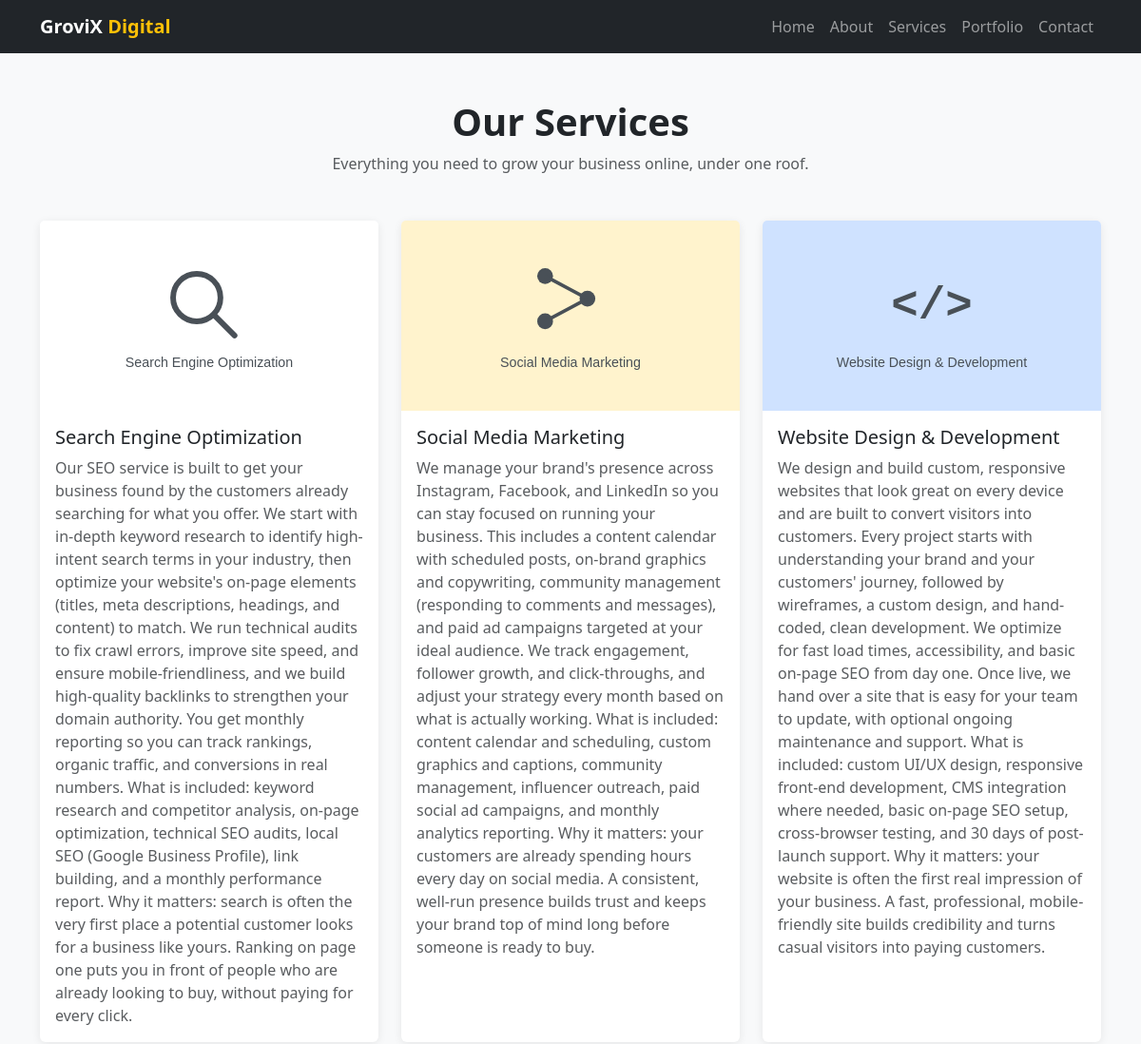
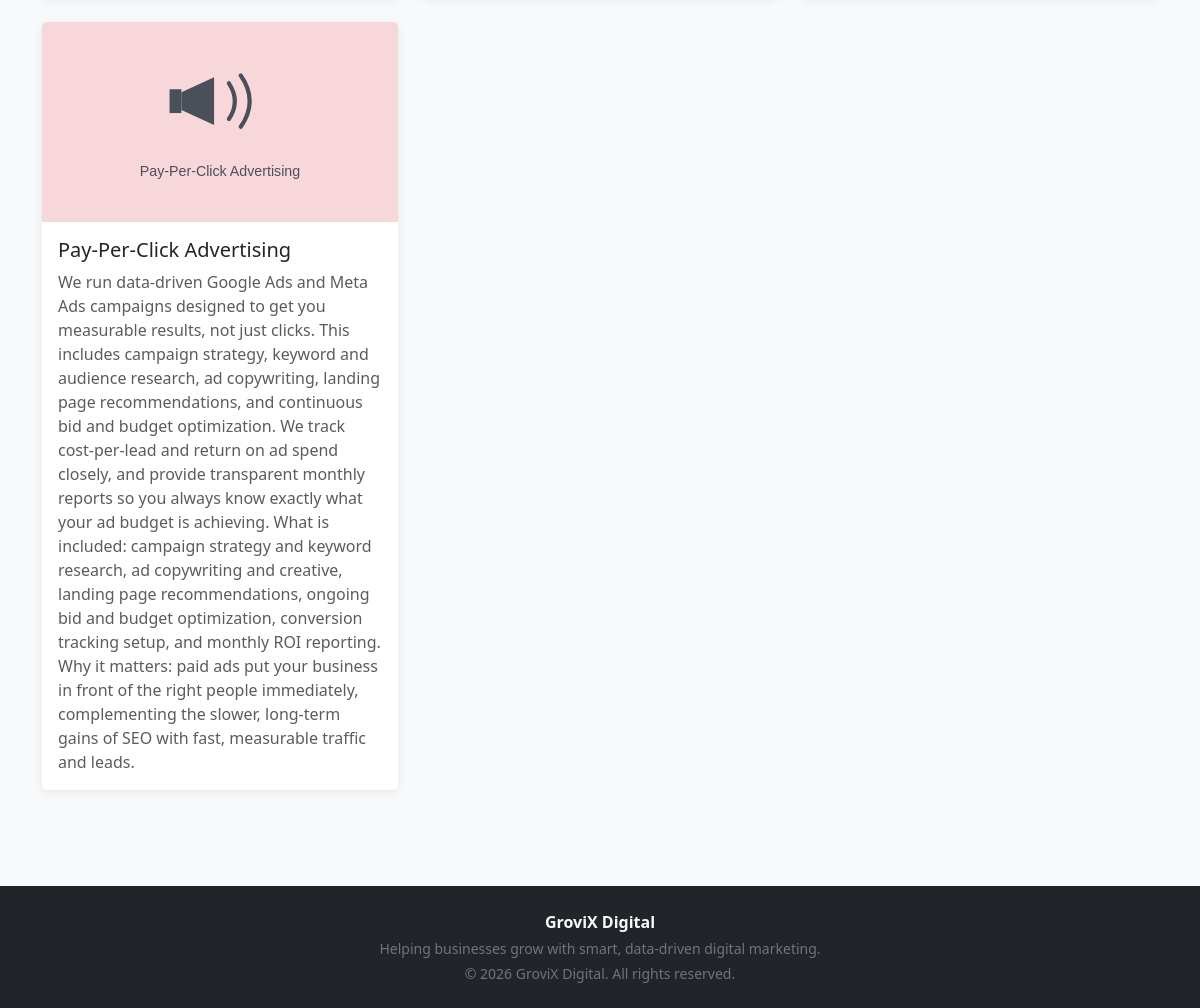
/services.php, run on the app's committed database (2 pictures, top to bottom).
### tables this page shows
CREATE TABLE services (
    id INT AUTO_INCREMENT PRIMARY KEY,
    title VARCHAR(150) NOT NULL,
    description TEXT NOT NULL,
    image VARCHAR(255) DEFAULT NULL,
    meta_title VARCHAR(160) DEFAULT NULL,
    meta_description VARCHAR(300) DEFAULT NULL,
    created_at TIMESTAMP DEFAULT CURRENT_TIMESTAMP
);

### includes/functions.php (called while the page is built, shortened)
<?php
function clean_input($value) {
    return htmlspecialchars(trim($value ?? ''), ENT_QUOTES, 'UTF-8');
}
function service_image_url($filename, $title = '') {
    $title = strtolower($title);
    if (str_contains($title, 'seo') || str_contains($title, 'search engine')) {
        return BASE_URL . '/assets/img/placeholder-seo.svg';
    }
    if (str_contains($title, 'social media') || str_contains($title, 'smm')) {
        return BASE_URL . '/assets/img/placeholder-smm.svg';
    }
    if (str_contains($title, 'web design') || str_contains($title, 'web development') || str_contains($title, 'website')) {
        return BASE_URL . '/assets/img/placeholder-webdev.svg';
    }
    if (str_contains($title, 'pay-per-click') || str_contains($title, 'ppc') || str_contains($title, 'advertising')) {
        return BASE_URL . '/assets/img/placeholder-ppc.svg';
    }
    return BASE_URL . '/assets/img/placeholder.svg';
}

### public/services.php (the view, shortened to what this page needs)
<?php
require_once __DIR__ . '/../includes/db.php';
require_once __DIR__ . '/../includes/functions.php';
require_once __DIR__ . '/../includes/header.php';
$services = [];
$result = mysqli_query($conn, "SELECT id, title, description, image FROM services ORDER BY created_at DESC");
while ($row = mysqli_fetch_assoc($result)) {
    $services[] = $row;
}
?>
<section class="py-5">
  <div class="container">
    <div class="text-center mb-5">
      <h1 class="fw-bold">Our Services</h1>
      <p class="text-muted">Everything you need to grow your business online, under one roof.</p>
    </div>
    <div class="row g-4">
      <?php foreach ($services as $service): ?>
        <div class="col-md-6 col-lg-4">
          <a href="service_detail.php?id=<?= (int)$service['id'] ?>" class="text-decoration-none text-reset">
            <div class="card card-service h-100">
              <img src="<?= service_image_url($service['image'], $service['title']) ?>" class="card-img-top" alt="<?= clean_input($service['title']) ?>">
              <div class="card-body">
                <h5 class="card-title"><?= clean_input($service['title']) ?></h5>
                <p class="card-text text-muted"><?= clean_input($service['description']) ?></p>
              </div>
            </div>
          </a>
        </div>
      <?php endforeach; ?>
    </div>
  </div>
</section>
<?php require_once __DIR__ . '/../includes/footer.php'; ?>

### assets/css/style.css (style rules this page uses)
body { font-family: 'Segoe UI', Arial, sans-serif; background-color: #f8f9fa; }
.card-service, .card-portfolio, .card-testimonial { border: none; box-shadow: 0 2px 10px rgba(0,0,0,0.08); transition: transform 0.2s ease; height: 100%; }
.card-service img, .card-portfolio img { height: 200px; object-fit: cover; }

### data on the page
services: shows a picture, title "Search Engine Optimization", description "Our SEO service is built to get your business found by the customers already searching for what you offer. We start with in-depth keyword research to identify high-intent search terms in your industry, then optimize your website's on-page elements (titles, meta descriptions, headings, and content) to match. We run technical audits to fix crawl errors, improve site speed, and ensure mobile-friendliness, and we build high-quality backlinks to strengthen your domain authority. You get monthly reporting so you can track rankings, organic traffic, and conversions in real numbers. What is included: keyword research and competitor analysis, on-page optimization, technical SEO audits, local SEO…"
services: shows a picture, title "Social Media Marketing", description "We manage your brand's presence across Instagram, Facebook, and LinkedIn so you can stay focused on running your business. This includes a content calendar with scheduled posts, on-brand graphics and copywriting, community management (responding to comments and messages), and paid ad campaigns targeted at your ideal audience. We track engagement, follower growth, and click-throughs, and adjust your strategy every month based on what is actually working. What is included: content calendar and scheduling, custom graphics and captions, community management, influencer outreach, paid social ad campaigns, and monthly analytics reporting. Why it matters: your customers are already spending hours…"
services: shows a picture, title "Website Design & Development", description "We design and build custom, responsive websites that look great on every device and are built to convert visitors into customers. Every project starts with understanding your brand and your customers' journey, followed by wireframes, a custom design, and hand-coded, clean development. We optimize for fast load times, accessibility, and basic on-page SEO from day one. Once live, we hand over a site that is easy for your team to update, with optional ongoing maintenance and support. What is included: custom UI/UX design, responsive front-end development, CMS integration where needed, basic on-page SEO setup, cross-browser testing, and 30 days of post-launch support. Why it matters: your…"
services: shows a picture, title "Pay-Per-Click Advertising", description "We run data-driven Google Ads and Meta Ads campaigns designed to get you measurable results, not just clicks. This includes campaign strategy, keyword and audience research, ad copywriting, landing page recommendations, and continuous bid and budget optimization. We track cost-per-lead and return on ad spend closely, and provide transparent monthly reports so you always know exactly what your ad budget is achieving. What is included: campaign strategy and keyword research, ad copywriting and creative, landing page recommendations, ongoing bid and budget optimization, conversion tracking setup, and monthly ROI reporting. Why it matters: paid ads put your business in front of the right people…"
